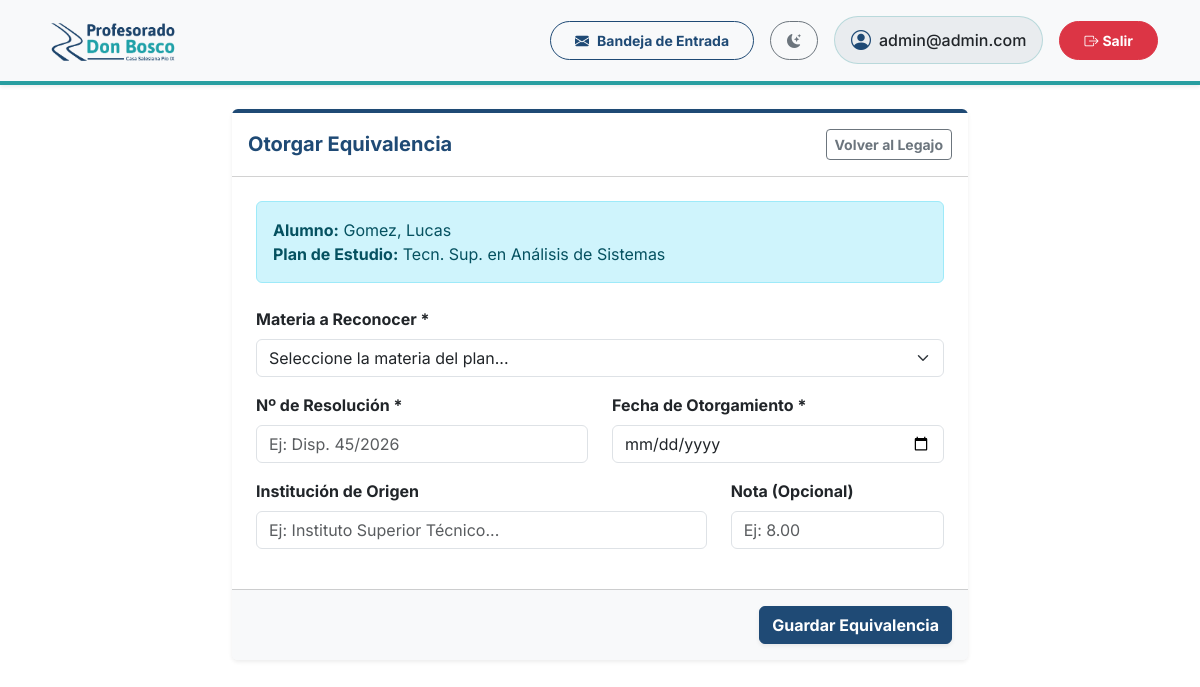
The app's page /alumnos/1/equivalencias/nueva/ (signed in) with its own data.
### gestion/models.py (models this page shows, shortened)
class Alumno(models.Model):
    usuario = models.OneToOneField(User, on_delete=models.CASCADE, related_name='perfil_alumno', null=True, blank=True)
    dni = models.CharField('DNI', max_length=15, unique=True)
    nombre = models.CharField('Nombre/s', max_length=100)
    apellido = models.CharField('Apellido/s', max_length=100)
    fecha_nacimiento = models.DateField('Fecha de nacimiento', null=True, blank=True)
    telefono = models.CharField(max_length=20, blank=True, null=True, verbose_name="Teléfono Fijo")
    celular = models.CharField(max_length=20, blank=True, null=True, verbose_name="Celular")
    direccion = models.CharField(max_length=200, blank=True, null=True, verbose_name="Dirección")
    email = models.EmailField(blank=True, null=True)
    nacionalidad = models.CharField(max_length=100, default='Argentina')
    codigo_postal = models.CharField(max_length=20, blank=True, null=True)
    comuna_zona = models.CharField(max_length=100, blank=True, null=True)
    PROVINCIAS = [
        ('Buenos Aires', 'Buenos Aires'), ('CABA', 'Ciudad Autónoma de Buenos Aires'),
        ('Catamarca', 'Catamarca'), ('Chaco', 'Chaco'), ('Chubut', 'Chubut'),
        ('Córdoba', 'Córdoba'), ('Corrientes', 'Corrientes'), ('Entre Ríos', 'Entre Ríos'),
        ('Formosa', 'Formosa'), ('Jujuy', 'Jujuy'), ('La Pampa', 'La Pampa'),
        ('La Rioja', 'La Rioja'), ('Mendoza', 'Mendoza'), ('Misiones', 'Misiones'),
        ('Neuquén', 'Neuquén'), ('Río Negro', 'Río Negro'), ('Salta', 'Salta'),
        ('San Juan', 'San Juan'), ('San Luis', 'San Luis'), ('Santa Cruz', 'Santa Cruz'),
        ('Santa Fe', 'Santa Fe'), ('Santiago del Estero', 'Santiago del Estero'),
        ('Tierra del Fuego', 'Tierra del Fuego'), ('Tucumán', 'Tucumán')
    ]
    provincia = models.CharField(max_length=100, choices=PROVINCIAS, blank=True, null=True)
    localidad = models.CharField(max_length=100, blank=True, null=True)
    SEXO_CHOICES = [('M', 'Masculino'), ('F', 'Femenino')]
    sexo = models.CharField(max_length=1, choices=SEXO_CHOICES, blank=True, null=True)
    lugar_nacimiento = models.CharField(max_length=100, blank=True, null=True)
    doc_dni = models.BooleanField(default=False, verbose_name="Fotocopia DNI")
    doc_vacunas = models.BooleanField(default=False, verbose_name="Certificado de Vacunas")
    doc_partida = models.BooleanField(default=False, verbose_name="Partida de Nacimiento")
    doc_primaria = models.BooleanField(default=False, verbose_name="Título Secundario") # Adaptado a terciario
    doc_pase = models.BooleanField(default=False, verbose_name="Pase de Escuela Anterior")
    plan = models.ForeignKey('PlanDeEstudio', on_delete=models.SET_NULL, null=True, blank=True, related_name='alumnos', verbose_name="Plan de Estudios")
    ESTADOS_ALUMNO = [
        ('ACT', 'Activo'),
        ('INA', 'Inactivo / Abandonó'),
        ('EGR', 'Egresado'),
        ('COND_DOC', 'Condicionado (Documentación)'),
        ('COND_PAG', 'Condicionado (Falta de Pago)'),
    ]
    estado_alumno = models.CharField('Estado', max_length=10, choices=ESTADOS_ALUMNO, default='ACT')

class PlanDeEstudio(models.Model):
    nombre = models.CharField('Nombre del Plan', max_length=150)
    resolucion_ministerial = models.CharField('Resolución', max_length=50)

### gestion/views.py (the view, shortened to what this page needs)
# urls.py: path('alumnos/<int:alumno_id>/equivalencias/nueva/', alta_equivalencia, name='alta_equivalencia'),
@login_required
def alta_equivalencia(request, alumno_id):
    from .models import Alumno, Equivalencia, Materia
    alumno = get_object_or_404(Alumno, id=alumno_id)
    if not alumno.plan:
        messages.error(request, "El alumno no tiene un plan de estudio asignado. Asígnele uno primero.")
        return redirect('legajo_alumno', alumno_id=alumno.id)
    materias_plan = alumno.plan.materias.all().order_by('año_dictado', 'nombre')
    equiv_existentes = Equivalencia.objects.filter(alumno=alumno).values_list('materia_id', flat=True)
    materias_disponibles = materias_plan.exclude(id__in=equiv_existentes)
    return render(request, 'gestion/alta_equivalencia.html', {
        'alumno': alumno,
        'materias': materias_disponibles
    })

### gestion/context_processors.py (called while the page is built)
def notificaciones_context(request):
    if request.user.is_authenticated:
        from gestion.models import Notificacion
        unread_count = Notificacion.objects.filter(usuario=request.user, leida=False).count()
        return {'unread_notifications_count': unread_count}
    return {'unread_notifications_count': 0}

### gestion/templates/gestion/alta_equivalencia.html (shortened to what this page needs)
{% extends "base.html" %}
{% block content %}
<div class="row justify-content-center">
    <div class="col-md-8">
        <form method="post" class="card shadow-sm border-0 mb-5 border-top border-primary border-4">
            <div class="card-header bg-white d-flex justify-content-between align-items-center py-3">
                <h5 class="mb-0 text-primary fw-bold">Otorgar Equivalencia</h5>
                <a href="{% url 'legajo_alumno' alumno.id %}" class="btn btn-sm btn-outline-secondary fw-bold">Volver al Legajo</a>
            </div>
            <div class="card-body p-4">
                <div class="alert alert-info mb-4">
                    <strong>Alumno:</strong> {{ alumno.apellido }}, {{ alumno.nombre }}<br>
                    <strong>Plan de Estudio:</strong> {{ alumno.plan.nombre }}
                </div>
                <div class="mb-3">
                    <label class="form-label fw-bold">Materia a Reconocer *</label>
                    <select name="materia" class="form-select" required>
                        <option value="">Seleccione la materia del plan...</option>
                    </select>
                </div>
                <div class="row mb-3">
                    <div class="col-md-6">
                        <label class="form-label fw-bold">Nº de Resolución *</label>
                        <input type="text" name="resolucion" class="form-control" required placeholder="Ej: Disp. 45/2026">
                    </div>
                    <div class="col-md-6">
                        <label class="form-label fw-bold">Fecha de Otorgamiento *</label>
                        <input type="date" name="fecha" class="form-control" required>
                    </div>
                </div>
                <div class="row mb-3">
                    <div class="col-md-8">
                        <label class="form-label fw-bold">Institución de Origen</label>
                        <input type="text" name="institucion" class="form-control" placeholder="Ej: Instituto Superior Técnico...">
                    </div>
                    <div class="col-md-4">
                        <label class="form-label fw-bold">Nota (Opcional)</label>
                        <input type="number" step="0.01" name="nota" class="form-control" placeholder="Ej: 8.00">
                    </div>
                </div>
            </div>
            <div class="card-footer bg-light d-flex justify-content-end py-3">
                <button type="submit" class="btn btn-primary fw-bold shadow-sm">Guardar Equivalencia</button>
            </div>
        </form>
    </div>
</div>
{% endblock %}

### gestion/templates/base.html (shortened to what this page needs)
<!DOCTYPE html>
{% load static %}
<html lang="es" data-bs-theme="light">
<head>
    <link href="https://cdn.jsdelivr.net/npm/bootstrap@5.3.2/dist/css/bootstrap.min.css" rel="stylesheet">
    <link rel="stylesheet" href="https://cdn.jsdelivr.net/npm/bootstrap-icons@1.11.1/font/bootstrap-icons.css">
</head>
<body class="bg-body">
    <nav class="navbar navbar-expand-lg bg-body-tertiary navbar-custom mb-4 shadow-sm py-2">
        <div class="container">
            <a class="navbar-brand d-flex align-items-center" href="{% url 'dashboard' %}">
                <img id="main-logo" src="{% static 'img/logo.png' %}"
                     data-light-src="{% static 'img/logo.png' %}"
                     data-dark-src="{% static 'img/logo2.png' %}"
                     alt="Profesorado Don Bosco Pío IX"
                     onerror="this.src='https://placehold.co/300x80/ffffff/1F4A75?text=Profesorado+Don+Bosco&font=montserrat'">
            </a>
            <div class="collapse navbar-collapse" id="topNavbar">
                <div class="navbar-nav ms-auto d-flex flex-column flex-lg-row align-items-lg-center mt-3 mt-lg-0 gap-3">
                    <a href="{% url 'mis_notificaciones' %}" class="btn btn-outline-primary btn-sm fw-bold rounded-pill px-4 py-2 position-relative d-flex align-items-center justify-content-center">
                        <i class="bi bi-envelope-fill me-2"></i>Bandeja de Entrada
                    </a>
                    <button class="btn btn-outline-secondary btn-sm rounded-pill px-3 py-2 d-flex align-items-center justify-content-center" id="theme-toggle" title="Cambiar tema">
                        <i class="bi bi-moon-stars-fill theme-icon-active"></i>
                    </button>
                    <div class="d-flex align-items-center bg-body-secondary border border-secondary border-opacity-25 rounded-pill px-3 py-2 justify-content-center text-body">
                        <i class="bi bi-person-circle fs-5 me-2 text-primary"></i>
                        <span class="fw-medium">{{ user.username }}</span>
                    </div>
                    <form action="{% url 'logout' %}" method="post" class="d-flex justify-content-center m-0">
                        <button type="submit" class="btn btn-danger btn-sm fw-bold rounded-pill px-4 py-2 w-100 w-lg-auto">
                            <i class="bi bi-box-arrow-right me-1"></i>Salir
                        </button>
                    </form>
                </div>
            </div>
        </div>
    </nav>
    <div class="container">
        {% block content %}
        {% endblock %}
    </div>
</body>
</html>

### gestion/templates/base.html (style rules this page uses)
:root { --bs-primary: #1F4A75; --bs-primary-rgb: 31, 74, 117; --bs-secondary: #289EA0; --bs-secondary-rgb: 40, 158, 160; --bs-info: #289EA0; --bs-info-rgb: 40, 158, 160; --bg-color: #F8FAFC; }
body { font-family: 'Inter', sans-serif; }
.text-primary { color: var(--bs-primary) !important; }
.border-primary { border-color: var(--bs-primary) !important; }
.btn-primary { background-color: var(--bs-primary); border-color: var(--bs-primary); color: #fff; }
.btn-outline-primary { color: var(--bs-primary); border-color: var(--bs-primary); }
.navbar-brand img { max-height: 55px; object-fit: contain; }
.navbar-custom { border-bottom: 4px solid var(--bs-secondary); }
.theme-icon-active { display: inline-block; transition: transform 0.2s; }

### records on screen
Alumno: apellido "Gomez", nombre "Lucas", plan.nombre "Tecn. Sup. en Análisis de Sistemas"

### other values on screen
{{ user.username }} "admin@admin.com"
